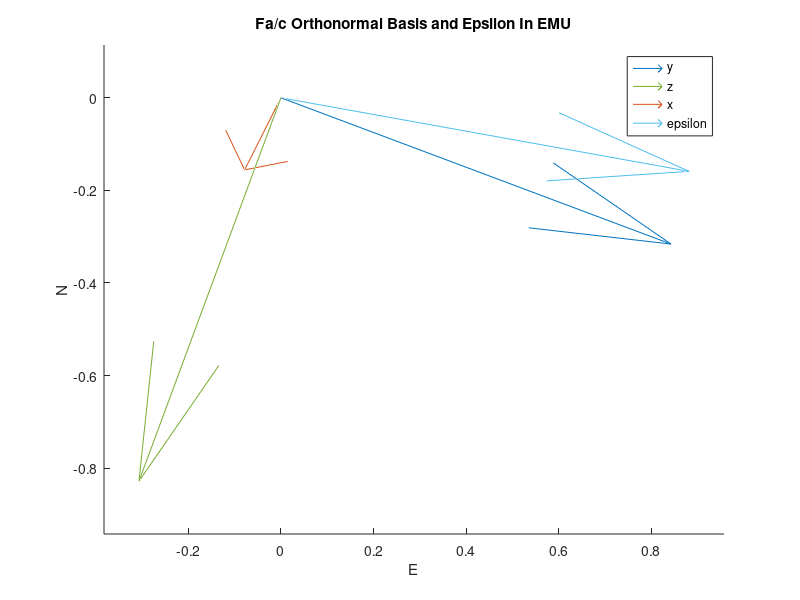

Here is the MATLAB script that generated this plot:
clear all;
close all;
clc;

Cx = @(theta)...
    [[1 0 0];...
    [0 cosd(theta) sind(theta)];...
    [0 -sind(theta) cosd(theta)]];

Cy = @(theta)...
    [[cosd(theta) 0 -sind(theta)];...
    [ 0 1 0];...
    [sind(theta) 0 cosd(theta)]];

Cz = @(theta)...
    [[cosd(theta) sind(theta) 0];...
    [-sind(theta) cosd(theta) 0];...
    [0 0 1]];

C21 = Cx(180); % Ft -> Fa

% Fa0 will be ref frame a/c at takeoff      2
% Fa will be ref frame a/c at time t        3
% Ft will be ref frame ENU                  1

psi = 20; % z
theta = -5; % y
phi = 10; % x

% psi = 0; % z
% theta = 0; % y
% phi = 0; % x

%2a
C32 = Cx(phi)*Cy(theta)*Cz(psi); % Fa0 -> Fa

%2b
C21 = Cx(180);
C31 = C32*C21;

%2c
North1 = [0;1;0];
North3 = C31*North1;

%2d
eta =@(C) .5*sqrt(1+trace(C));
epsilon =@(C,eta)...
    [(C(2,3)-C(3,2))/(4*eta);...
    (C(3,1)-C(1,3))/(4*eta);...
    (C(1,2)-C(2,1))/(4*eta)];

C13=C31';

x=[1 0 0];
y=[0 1 0];
z=[0 0 1];

vecs(:,1)=x*C13;
vecs(:,2)=y*C13;
vecs(:,3)=z*C13;

eta = eta(C13);
vecs(:,4) = epsilon(C13,eta)';

Us = vecs(1,:);
Vs = vecs(2,:);
Ws = vecs(3,:);

figure
hold on
for i = 1:length(vecs)
    quiver3(0,0,0,Us(i),Vs(i),Ws(i));
end

legend("y","z","x","epsilon")
xlabel("E")
ylabel("N")
zlabel("U")
axis("equal")
title("Fa/c Orthonormal Basis and Epsilon In EMU")

%% Further Analysis
disp("The kinematic variables are defined within a given reference frame. To all other reference frames (including intermediate and transformed), they are relative. In this requard a kinematic variable is absolute in its reference frame until the reference frame begins to rotate.")
